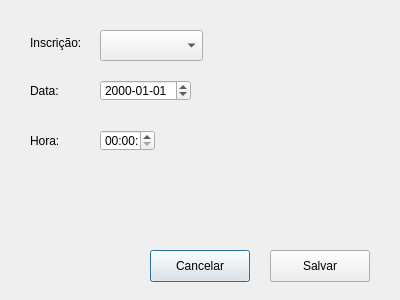
<?xml version="1.0" encoding="UTF-8"?>
<ui version="4.0">
 <class>Dialog</class>
 <widget class="QDialog" name="Dialog">
  <property name="geometry">
   <rect>
    <x>0</x>
    <y>0</y>
    <width>400</width>
    <height>300</height>
   </rect>
  </property>
  <property name="windowTitle">
   <string>Aula</string>
  </property>
  <widget class="QPushButton" name="btnCancelar">
   <property name="geometry">
    <rect>
     <x>150</x>
     <y>250</y>
     <width>100</width>
     <height>32</height>
    </rect>
   </property>
   <property name="text">
    <string>Cancelar</string>
   </property>
  </widget>
  <widget class="QTimeEdit" name="timeEdit">
   <property name="geometry">
    <rect>
     <x>100</x>
     <y>130</y>
     <width>55</width>
     <height>21</height>
    </rect>
   </property>
  </widget>
  <widget class="QLabel" name="labelData">
   <property name="geometry">
    <rect>
     <x>30</x>
     <y>80</y>
     <width>32</width>
     <height>21</height>
    </rect>
   </property>
   <property name="text">
    <string>Data:</string>
   </property>
  </widget>
  <widget class="QLabel" name="labelHora">
   <property name="geometry">
    <rect>
     <x>30</x>
     <y>130</y>
     <width>33</width>
     <height>21</height>
    </rect>
   </property>
   <property name="text">
    <string>Hora:</string>
   </property>
  </widget>
  <widget class="QLabel" name="labelInscricao">
   <property name="geometry">
    <rect>
     <x>30</x>
     <y>30</y>
     <width>58</width>
     <height>26</height>
    </rect>
   </property>
   <property name="text">
    <string>Inscrição:</string>
   </property>
  </widget>
  <widget class="QPushButton" name="btnSalvar">
   <property name="geometry">
    <rect>
     <x>270</x>
     <y>250</y>
     <width>100</width>
     <height>32</height>
    </rect>
   </property>
   <property name="text">
    <string>Salvar</string>
   </property>
  </widget>
  <widget class="QComboBox" name="comboInscricao">
   <property name="geometry">
    <rect>
     <x>100</x>
     <y>30</y>
     <width>103</width>
     <height>31</height>
    </rect>
   </property>
  </widget>
  <widget class="QDateEdit" name="dateEdit">
   <property name="geometry">
    <rect>
     <x>100</x>
     <y>80</y>
     <width>91</width>
     <height>21</height>
    </rect>
   </property>
   <property name="displayFormat">
    <string>yyyy-MM-dd</string>
   </property>
  </widget>
 </widget>
 <resources/>
 <connections/>
</ui>
